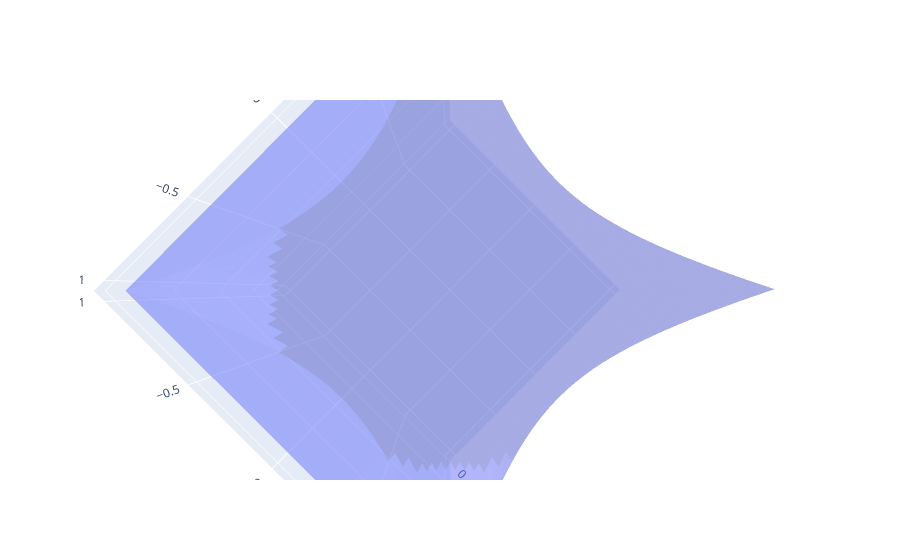

The cell this chart's notebook holds for it:
### Code cell
fig = go.Figure(data=[go.Mesh3d(    
    x=xx.ravel(),
    y=yy.ravel(),
    z=zz.ravel(),
    opacity=0.5, colorscale='deep_r',
    colorbar_thickness=25, 
    flatshading=True)])

fig.show()

### Figure 1 — Plotly figure (JSON) as saved in the notebook; plotly's stock layout.template omitted (floating-point values rounded to 4 significant figures; data arrays with more than 128 entries replaced by an {"elided": "..."} marker saying what was removed)
{"data": [{"colorbar": {"thickness": 25}, "colorscale": [[0, "rgb(39, 26, 44)"], [0.09091, "rgb(54, 43, 77)"], [0.1818, "rgb(64, 60, 115)"], [0.2727, "rgb(62, 82, 143)"], [0.3636, "rgb(62, 108, 150)"], [0.4545, "rgb(68, 130, 155)"], [0.5455, "rgb(76, 153, 160)"], [0.6364, "rgb(86, 177, 163)"], [0.7273, "rgb(111, 201, 163)"], [0.8182, "rgb(156, 219, 165)"], [0.9091, "rgb(206, 236, 179)"], [1, "rgb(253, 253, 204)"]], "flatshading": true, "opacity": 0.5, "type": "mesh3d", "x": {"elided": "2500 float values"}, "y": {"elided": "2500 float values"}, "z": {"elided": "2500 float values"}}], "layout": {"autosize": true, "scene": {"aspectmode": "auto", "aspectratio": {"x": 1.0, "y": 1.0, "z": 0.9997}, "camera": {"center": {"x": 0, "y": 0, "z": 0}, "eye": {"x": 6.094e-17, "y": -6.124e-17, "z": 1.411}, "projection": {"type": "perspective"}, "up": {"x": 0, "y": 0, "z": 1}}}}}
